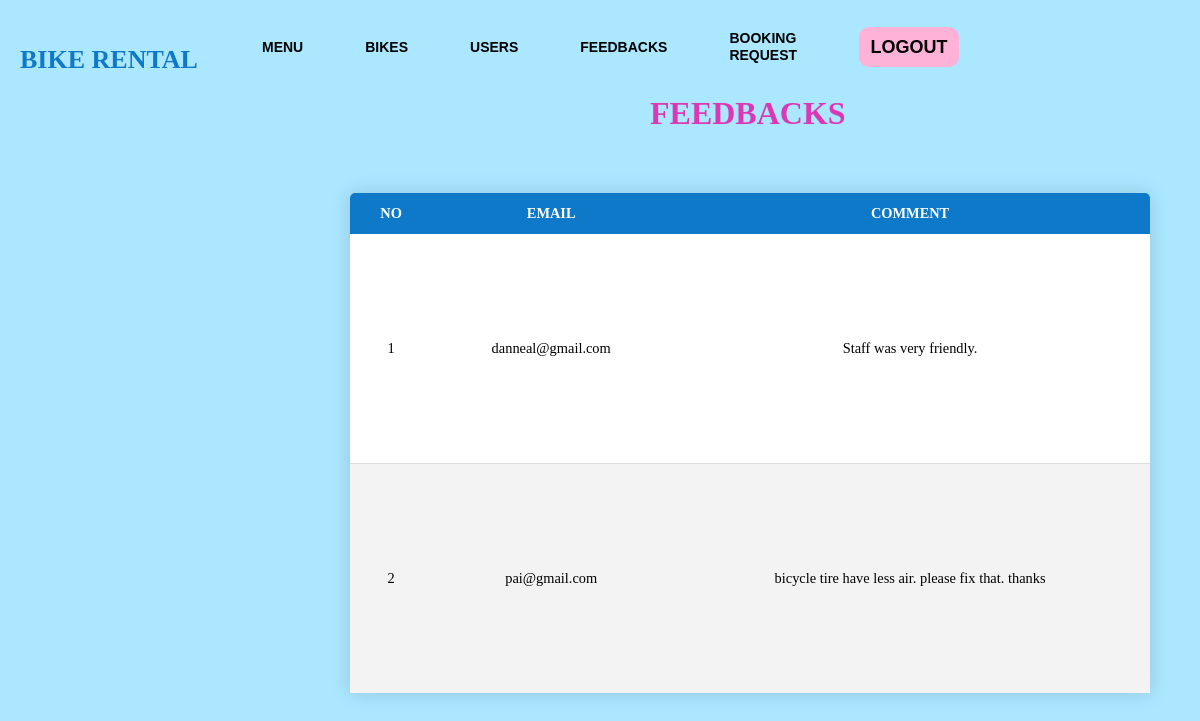
/adminfeedback.php, run on the app's committed database.
### tables this page shows
CREATE TABLE `feedback` (
  `FED_ID` int(11) NOT NULL,
  `EMAIL` varchar(255) NOT NULL,
  `COMMENT` text NOT NULL
);

### adminfeedback.php (the view, shortened to what this page needs)
<!DOCTYPE html>
<html lang="en">
<head>
</head>
<body>
<?php
require_once('connection.php');
$query="select *from feedback ORDER BY FED_ID DESC";
$queryy=mysqli_query($con,$query);
?>
    <div class="hai">
        <div class="navbar">
            <div class="icon">
                <h2 class="logo">BIKE RENTAL</h2>
            </div>
            <div class="menu">
                <ul>
					<li><a href="adminmenu.php">MENU</a></li>
                    <li><a href="adminbike.php">BIKES</a></li>
                    <li><a href="adminusers.php">USERS</a></li>
                    <li><a href="adminfeedback.php">FEEDBACKS</a></li>
                    <li><a href="adminbook.php">BOOKING REQUEST</a></li>
                  <li> <button class="nn"><a href="adminlogout.php">LOGOUT</a></button></li>
                </ul>
            </div>
        </div>
        <div>
            <h1 class="header">FEEDBACKS</h1>	<br><br>
            <div>
                <div>
                    <table class="content-table">
                <thead>
                    <tr>
                        <th>NO</th>
                        <th>EMAIL</th>
                        <th>COMMENT</th>
                    </tr>
                </thead>
                <tbody>
				<?php
$counter = 1;
while($res=mysqli_fetch_array($queryy)){
?>
                <tr  class="active-row">
                    <td><?php echo $counter;?></td>
                    <td><?php echo $res['EMAIL'];?></php></td>
                    <td><?php echo $res['COMMENT'];?></php></td>
                </tr>
				<?php
    $counter++;
} ?>
                </tbody>
                </table>
                </div>
            </div>
        </div>
</body>
</html>

### adminfeedback.php (style rules this page uses)
* { margin: 0; padding: 0; }
.hai { width: 100%; background: #ABE7FF; background-position: center; background-size: cover; height: 109vh; animation: infiniteScrollBg 50s linear infinite; }
.navbar { width: 1200px; height: 75px; margin: auto; }
.icon { width: 200px; float: left; height: 70px; }
.logo { color: #0E79C8; font-size: 26px; font-family: 'Tahoma'; padding-left: 20px; float:left; padding-top: 45px; }
.menu { width: 400px; float: left; height: 70px; }
ul { float: left; display: flex; justify-content: center; align-items: center; }
ul li { list-style: none; margin-left: 62px; margin-top: 27px; font-size: 14px; }
ul li a { text-decoration: none; color: black; font-family: Arial; font-weight: bold; transition: 0.4s ease-in-out; }
.content-table { border-collapse: collapse; font-size: 0.9em; border-radius: 5px 5px 0 0; overflow: hidden; box-shadow: 0 0 20px rgba(0,0,0,0.15); margin-left: 350px; margin-top: 25px; width: 800px; height: 500px; background-color: white; }
.content-table thead tr { background-color: #0E79C8; color: white; text-align: left; }
.content-table th, .content-table td { padding: 12px 15px; text-align: center; }
.content-table tbody tr { border-bottom: 1px solid #dddddd; }
.content-table tbody tr:nth-of-type(even) { background-color: #f3f3f3; }
.content-table tbody tr:last-of-type { border-bottom: black; }
.content-table tbody { background-color: white; }
.header { margin-top: 20px; margin-left: 650px; color: #DC37B7; }
.nn { width:100px; background: #FFB2D8; border:none; height: 40px; font-size: 18px; border-radius: 10px; cursor: pointer; color:black; transition: 0.4s ease; }
.nn a { text-decoration: none; color: black; font-weight: bold; }

### data on the page
feedback: EMAIL "danneal@gmail.com", COMMENT "Staff was very friendly."
feedback: EMAIL "pai@gmail.com", COMMENT "bicycle tire have less air. please fix that. thanks"
